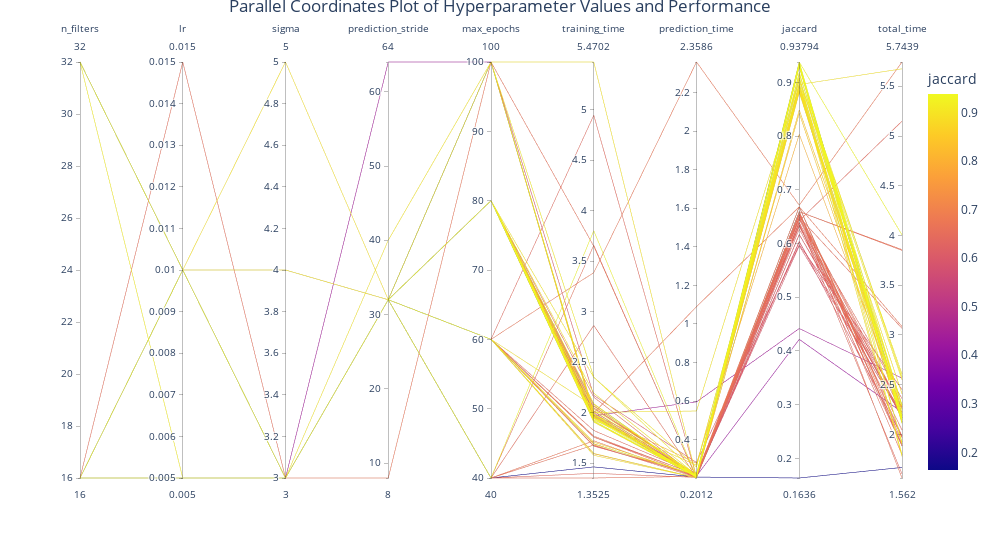

Notebook code for this chart:
### Code cell
# Plot search results
with open("arbitrary_experimentation.json", "r") as j:
    results = json.load(j)
results_df = pd.DataFrame(results["results"])

df = results_df

# Select the columns of interest
columns_of_interest = ['total_time', 'jaccard']

# Calculate the correlations with 'total_time
time_correlations = df.drop(columns_of_interest, axis=1).corrwith(df['total_time'], numeric_only=True).reset_index()
time_correlations.columns = ['Column', 'Correlation with total_time']

# Calculate the correlations with 'jaccard'
jaccard_correlations = df.drop(columns_of_interest, axis=1).corrwith(df['jaccard'], numeric_only=True).reset_index()
jaccard_correlations.columns = ['Column', 'Correlation with jaccard']

# drop columns from df with low correlation with both total_time and jaccard
threshold = 0.03
low_correlation_columns = time_correlations[time_correlations["Correlation with total_time"].abs() < threshold]["Column"].values
low_correlation_columns = np.append(low_correlation_columns, jaccard_correlations[jaccard_correlations["Correlation with jaccard"].abs() < threshold]["Column"].values)
df = df.drop(low_correlation_columns, axis=1)

unique_counts = df.nunique()
unique_counts = unique_counts[unique_counts > 1]
sorted_columns = unique_counts.sort_values(ascending=True).index

sorted_columns = sorted_columns.drop("jaccard")
sorted_columns = sorted_columns.append(pd.Index(["jaccard"]))
sorted_columns = sorted_columns.drop("total_time")
sorted_columns = sorted_columns.append(pd.Index(["total_time"]))

df = df[sorted_columns]

# increase parallel_coordinates line width
fig = px.parallel_coordinates(df, color="jaccard")
fig.update_layout(width=1000)
# add title
fig.update_layout(title_text="Parallel Coordinates Plot of Hyperparameter Values and Performance")
# add space between title and plot
fig.update_layout(title_x=0.5, title_y=1)
fig.show()

### Figure 1 — Plotly figure (JSON) as saved in the notebook; plotly's stock layout.template omitted (floating-point values rounded to 4 significant figures)
{"data": [{"dimensions": [{"label": "n_filters", "values": [16, 16, 16, 16, 32, 16, 16, 16, 16, 16, 16, 16, 16, 16, 16, 16, 16, 16, 16, 16, 16, 16, 16, 16, 16, 16, 16, 16, 16, 16, 16, 16, 16, 16, 16, 16, 16, 16, 16, 32, 32, 32, 32, 32, 32, 32, 32, 32, 32, 32, 32, 32, 32, 32, 32, 32, 32, 32, 32, 32, 32, 32, 32, 32, 32, 32, 32]}, {"label": "lr", "values": [0.005, 0.005, 0.005, 0.005, 0.005, 0.005, 0.005, 0.005, 0.005, 0.005, 0.005, 0.005, 0.005, 0.005, 0.005, 0.005, 0.005, 0.005, 0.005, 0.01, 0.015, 0.01, 0.01, 0.01, 0.01, 0.01, 0.01, 0.01, 0.01, 0.01, 0.01, 0.01, 0.01, 0.01, 0.01, 0.01, 0.01, 0.01, 0.01, 0.01, 0.01, 0.01, 0.01, 0.01, 0.01, 0.01, 0.01, 0.01, 0.01, 0.01, 0.01, 0.01, 0.01, 0.01, 0.01, 0.01, 0.01, 0.01, 0.01, 0.01, 0.01, 0.01, 0.01, 0.01, 0.01, 0.01, 0.01]}, {"label": "sigma", "values": [3, 3, 3, 3, 3, 3, 3, 3, 3, 3, 3, 3, 3, 3, 3, 3, 3, 3, 3, 3, 3, 3, 3, 3, 3, 3, 3, 3, 3, 3, 3, 3, 3, 5, 3, 3, 3, 4, 4, 3, 3, 3, 3, 3, 3, 3, 3, 3, 3, 3, 3, 3, 3, 3, 3, 3, 3, 3, 3, 3, 3, 3, 3, 3, 3, 3, 3]}, {"label": "prediction_stride", "values": [32, 32, 32, 32, 32, 64, 40, 8, 32, 32, 32, 32, 32, 32, 32, 32, 32, 32, 32, 32, 32, 32, 32, 32, 32, 32, 32, 32, 32, 32, 32, 32, 32, 32, 32, 32, 32, 32, 32, 32, 32, 32, 32, 32, 32, 32, 32, 32, 32, 32, 32, 32, 32, 32, 32, 32, 32, 32, 32, 32, 32, 32, 32, 32, 32, 32, 32]}, {"label": "max_epochs", "values": [40, 40, 40, 100, 100, 100, 100, 100, 100, 100, 40, 100, 100, 60, 40, 40, 40, 40, 60, 60, 60, 60, 60, 60, 60, 60, 60, 60, 60, 60, 60, 60, 80, 80, 80, 80, 80, 80, 80, 80, 80, 80, 80, 80, 80, 80, 80, 80, 80, 80, 80, 80, 80, 80, 80, 80, 80, 80, 80, 80, 80, 80, 80, 80, 80, 80, 80]}, {"label": "training_time", "values": [1.462, 1.399, 1.353, 1.967, 2.351, 1.97, 2.002, 1.995, 1.982, 2.17, 2.862, 3.647, 5.47, 4.943, 3.656, 3.8, 1.72, 1.679, 1.577, 1.596, 1.593, 3.385, 1.768, 1.822, 1.672, 1.688, 1.668, 2.062, 1.707, 1.692, 1.758, 1.758, 1.945, 1.926, 2.014, 1.953, 1.952, 2.047, 1.952, 2.349, 2.033, 2.013, 2.083, 2.084, 1.918, 1.998, 1.938, 2.153, 2.046, 2.088, 1.959, 1.91, 1.963, 1.918, 1.988, 1.967, 2.192, 1.982, 1.967, 1.976, 1.987, 1.957, 1.906, 1.964, 1.98, 2.017, 2.069]}, {"label": "prediction_time", "values": [0.206, 0.2042, 0.2095, 0.2029, 0.2245, 0.5963, 0.5486, 1.09, 0.2773, 0.2816, 0.2042, 0.2028, 0.2054, 0.2063, 0.2012, 0.2056, 0.2061, 0.2043, 0.2023, 0.2025, 0.2031, 2.359, 0.2175, 0.2212, 0.2153, 0.2159, 0.2162, 0.2188, 0.2162, 0.2092, 0.2192, 0.2088, 0.2157, 0.2681, 0.2126, 0.2117, 0.2131, 0.2192, 0.2203, 0.2582, 0.219, 0.2115, 0.213, 0.21, 0.2052, 0.206, 0.2065, 0.2073, 0.2123, 0.2043, 0.2086, 0.2062, 0.2051, 0.2087, 0.2083, 0.2086, 0.2162, 0.2086, 0.2108, 0.2138, 0.208, 0.2044, 0.2055, 0.2077, 0.2082, 0.2056, 0.207]}, {"label": "jaccard", "values": [0.1636, 0.6381, 0.6593, 0.8843, 0.9147, 0.4418, 0.9045, 0.6683, 0.8033, 0.5976, 0.6491, 0.6593, 0.8961, 0.6426, 0.6593, 0.9379, 0.6683, 0.6593, 0.8924, 0.9082, 0.6521, 0.6714, 0.6683, 0.6455, 0.6556, 0.9363, 0.6347, 0.9006, 0.8937, 0.6593, 0.6043, 0.6683, 0.9313, 0.8947, 0.6534, 0.6394, 0.8424, 0.6346, 0.8938, 0.9065, 0.8866, 0.4216, 0.909, 0.9298, 0.883, 0.6171, 0.9379, 0.6467, 0.6556, 0.8487, 0.9189, 0.9309, 0.6325, 0.9284, 0.9309, 0.6479, 0.8959, 0.9334, 0.603, 0.5959, 0.9317, 0.6319, 0.8906, 0.6266, 0.9366, 0.8813, 0.6164]}, {"label": "total_time", "values": [1.668, 1.603, 1.562, 2.17, 2.576, 2.566, 2.551, 3.085, 2.259, 2.451, 3.066, 3.85, 5.676, 5.149, 3.858, 4.005, 1.927, 1.883, 1.78, 1.798, 1.796, 5.744, 1.985, 2.044, 1.887, 1.904, 1.884, 2.281, 1.924, 1.901, 1.977, 1.967, 2.16, 2.194, 2.227, 2.165, 2.166, 2.266, 2.172, 2.607, 2.252, 2.224, 2.296, 2.294, 2.123, 2.204, 2.145, 2.36, 2.258, 2.292, 2.168, 2.116, 2.168, 2.126, 2.196, 2.176, 2.409, 2.191, 2.177, 2.19, 2.195, 2.162, 2.112, 2.172, 2.188, 2.222, 2.276]}], "domain": {"x": [0, 1], "y": [0, 1]}, "line": {"color": [0.1636, 0.6381, 0.6593, 0.8843, 0.9147, 0.4418, 0.9045, 0.6683, 0.8033, 0.5976, 0.6491, 0.6593, 0.8961, 0.6426, 0.6593, 0.9379, 0.6683, 0.6593, 0.8924, 0.9082, 0.6521, 0.6714, 0.6683, 0.6455, 0.6556, 0.9363, 0.6347, 0.9006, 0.8937, 0.6593, 0.6043, 0.6683, 0.9313, 0.8947, 0.6534, 0.6394, 0.8424, 0.6346, 0.8938, 0.9065, 0.8866, 0.4216, 0.909, 0.9298, 0.883, 0.6171, 0.9379, 0.6467, 0.6556, 0.8487, 0.9189, 0.9309, 0.6325, 0.9284, 0.9309, 0.6479, 0.8959, 0.9334, 0.603, 0.5959, 0.9317, 0.6319, 0.8906, 0.6266, 0.9366, 0.8813, 0.6164], "coloraxis": "coloraxis"}, "name": "", "type": "parcoords"}], "layout": {"coloraxis": {"colorbar": {"title": {"text": "jaccard"}}, "colorscale": [[0, "#0d0887"], [0.1111, "#46039f"], [0.2222, "#7201a8"], [0.3333, "#9c179e"], [0.4444, "#bd3786"], [0.5556, "#d8576b"], [0.6667, "#ed7953"], [0.7778, "#fb9f3a"], [0.8889, "#fdca26"], [1, "#f0f921"]]}, "legend": {"tracegroupgap": 0}, "margin": {"t": 60}, "title": {"text": "Parallel Coordinates Plot of Hyperparameter Values and Performance", "x": 0.5, "y": 1}, "width": 1000}}
